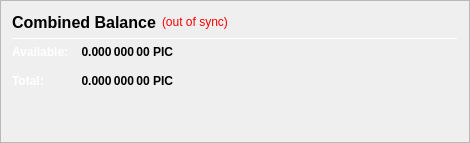
                   <widget class="QFrame" name="frame_CombinedBalances">
                    <property name="minimumSize">
                     <size>
                      <width>470</width>
                      <height>0</height>
                     </size>
                    </property>
                    <property name="frameShape">
                     <enum>QFrame::StyledPanel</enum>
                    </property>
                    <property name="frameShadow">
                     <enum>QFrame::Raised</enum>
                    </property>
                    <layout class="QVBoxLayout" name="verticalLayout_5">
                     <item>
                      <layout class="QHBoxLayout" name="horizontalLayout_5" stretch="0,0,0">
                       <item>
                        <widget class="QLabel" name="label_5z">
                         <property name="minimumSize">
                          <size>
                           <width>0</width>
                           <height>20</height>
                          </size>
                         </property>
                         <property name="font">
                          <font>
                           <pointsize>12</pointsize>
                           <weight>75</weight>
                           <bold>true</bold>
                          </font>
                         </property>
                         <property name="toolTip">
                          <string>Combined Balance (including unconfirmed and immature coins)</string>
                         </property>
                         <property name="text">
                          <string>Combined Balance</string>
                         </property>
                        </widget>
                       </item>
                       <item>
                        <widget class="QLabel" name="labelWalletStatus">
                         <property name="cursor">
                          <cursorShape>WhatsThisCursor</cursorShape>
                         </property>
                         <property name="toolTip">
                          <string>The displayed information may be out of date. Your wallet automatically synchronizes with the Pictureex network after a connection is established, but this process has not completed yet.</string>
                         </property>
                         <property name="styleSheet">
                          <string notr="true">QLabel { color: red; }</string>
                         </property>
                         <property name="text">
                          <string notr="true">(out of sync)</string>
                         </property>
                         <property name="alignment">
                          <set>Qt::AlignLeading|Qt::AlignLeft|Qt::AlignVCenter</set>
                         </property>
                        </widget>
                       </item>
                       <item>
                        <spacer name="horizontalSpacer_1">
                         <property name="orientation">
                          <enum>Qt::Horizontal</enum>
                         </property>
                         <property name="sizeHint" stdset="0">
                          <size>
                           <width>40</width>
                           <height>20</height>
                          </size>
                         </property>
                        </spacer>
                       </item>
                      </layout>
                     </item>
                     <item>
                      <widget class="Line" name="line_CombinedBalance">
                       <property name="minimumSize">
                        <size>
                         <width>0</width>
                         <height>1</height>
                        </size>
                       </property>
                       <property name="maximumSize">
                        <size>
                         <width>16777215</width>
                         <height>1</height>
                        </size>
                       </property>
                       <property name="orientation">
                        <enum>Qt::Horizontal</enum>
                       </property>
                      </widget>
                     </item>
                     <item>
                      <layout class="QGridLayout" name="gridLayout_3">
                       <property name="spacing">
                        <number>12</number>
                       </property>
                       <item row="1" column="0">
                        <widget class="QLabel" name="labelBalanceTextz">
                         <property name="text">
                          <string>&lt;html&gt;&lt;head/&gt;&lt;body&gt;&lt;p&gt;&lt;span style=&quot; font-weight:600; color:#ffffff;&quot;&gt;Available:&lt;/span&gt;&lt;/p&gt;&lt;/body&gt;&lt;/html&gt;</string>
                         </property>
                        </widget>
                       </item>
                       <item row="1" column="1">
                        <widget class="QLabel" name="labelBalancez">
                         <property name="font">
                          <font>
                           <weight>75</weight>
                           <bold>true</bold>
                          </font>
                         </property>
                         <property name="cursor">
                          <cursorShape>IBeamCursor</cursorShape>
                         </property>
                         <property name="toolTip">
                          <string>Your current spendable balance</string>
                         </property>
                         <property name="text">
                          <string notr="true">0.000 000 00 PIC</string>
                         </property>
                         <property name="alignment">
                          <set>Qt::AlignRight|Qt::AlignTrailing|Qt::AlignVCenter</set>
                         </property>
                         <property name="textInteractionFlags">
                          <set>Qt::LinksAccessibleByMouse|Qt::TextSelectableByKeyboard|Qt::TextSelectableByMouse</set>
                         </property>
                        </widget>
                       </item>
                       <item row="2" column="0">
                        <widget class="QLabel" name="labelTotalTextz">
                         <property name="text">
                          <string>&lt;html&gt;&lt;head/&gt;&lt;body&gt;&lt;p&gt;&lt;span style=&quot; font-weight:600; color:#ffffff;&quot;&gt;Total:&lt;/span&gt;&lt;/p&gt;&lt;/body&gt;&lt;/html&gt;</string>
                         </property>
                        </widget>
                       </item>
                       <item row="2" column="1">
                        <widget class="QLabel" name="labelTotalz">
                         <property name="font">
                          <font>
                           <weight>75</weight>
                           <bold>true</bold>
                          </font>
                         </property>
                         <property name="cursor">
                          <cursorShape>IBeamCursor</cursorShape>
                         </property>
                         <property name="toolTip">
                          <string>Total Balance, including all unavailable coins.</string>
                         </property>
                         <property name="text">
                          <string notr="true">0.000 000 00 PIC</string>
                         </property>
                         <property name="alignment">
                          <set>Qt::AlignRight|Qt::AlignTrailing|Qt::AlignVCenter</set>
                         </property>
                         <property name="textInteractionFlags">
                          <set>Qt::LinksAccessibleByMouse|Qt::TextSelectableByKeyboard|Qt::TextSelectableByMouse</set>
                         </property>
                        </widget>
                       </item>
                       <item row="2" column="3">
                        <spacer name="horizontalSpacer_2">
                         <property name="orientation">
                          <enum>Qt::Horizontal</enum>
                         </property>
                         <property name="sizeHint" stdset="0">
                          <size>
                           <width>40</width>
                           <height>20</height>
                          </size>
                         </property>
                        </spacer>
                       </item>
                      </layout>
                     </item>
                     <item>
                      <spacer name="verticalSpacer_1">
                       <property name="orientation">
                        <enum>Qt::Vertical</enum>
                       </property>
                       <property name="sizeHint" stdset="0">
                        <size>
                         <width>20</width>
                         <height>40</height>
                        </size>
                       </property>
                      </spacer>
                     </item>
                    </layout>
                   </widget>
